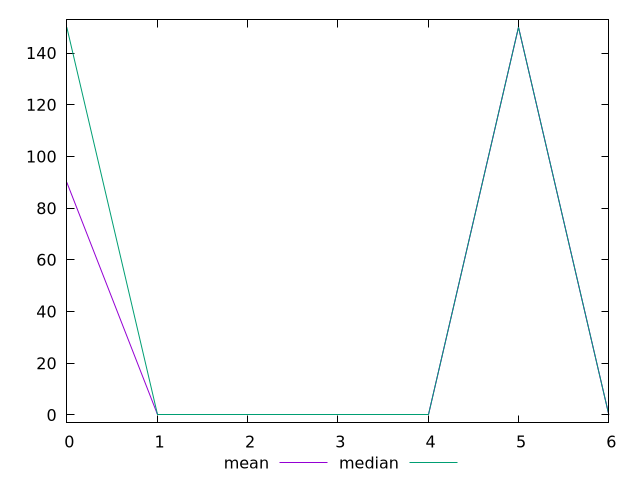

This chart was generated by the following gnuplot code:
$_mean <<EOF
0 90
1 0
2 0
3 0
4 0
5 150
6 0
EOF
$_median <<EOF
0 150
1 0
2 0
3 0
4 0
5 150
6 0
EOF
set key outside below
set terminal pngcairo
set output "report_00006_2020-11-02T20-21-41.718Z/unminified-javascript/progession_mean_median.png"
set yrange [-3:153]
plot $_mean title "mean" with line ,$_median title "median" with line ,
